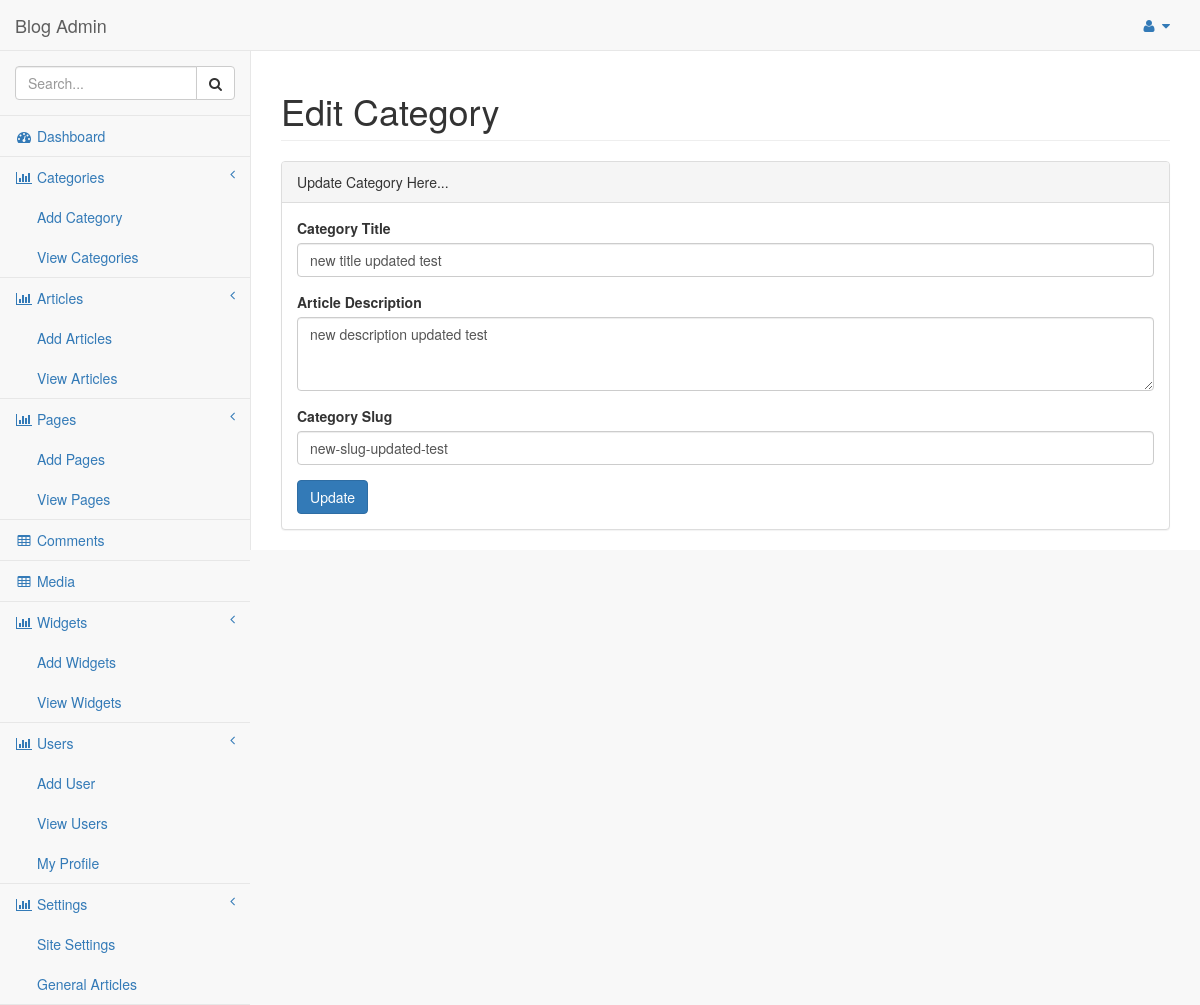
Page /index.php/admin/EditCategory/3 on the committed database.
### tables this page shows
CREATE TABLE `categories` (
  `id` int(11) NOT NULL,
  `title` varchar(255) NOT NULL,
  `description` varchar(255) NOT NULL,
  `slug` varchar(255) NOT NULL,
  `created` datetime NOT NULL DEFAULT current_timestamp(),
  `updated` datetime NOT NULL DEFAULT current_timestamp()
);

### application/controllers/Admin.php (called while the page is built, shortened)
<?php
class Admin extends CI_Controller {
	public function EditCategory($id){
		$this->load->model('admin_model');
		$data['category'] = $this->admin_model->selectCategory($id);
		$this->load->view('admin/templates/header');
		$this->load->view('admin/templates/navigation');
		$this->load->view('admin/edit-category', $data);
		$this->load->view('admin/templates/footer');
	}
}

### index.php (called while the page is built, shortened)
<?php
require_once BASEPATH.'core/CodeIgniter.php';

### application/models/Admin_model.php (called while the page is built, shortened)
<?php
class Admin_model extends CI_Model {
	public function selectCategory($id){
		$query = $this->db->get_where('categories', array('id' => $id));
		return $query->row_array();
	}
}

### application/views/admin/edit-category.php (the view, shortened to what this page needs)
<div id="page-wrapper" style="min-height: 345px;">
    <div class="row">
        <div class="col-lg-12">
            <h1 class="page-header">Edit Category</h1>
        </div>
    </div>
    <div class="row">
        <div class="col-lg-12">
            <div class="panel panel-default">
                <div class="panel-heading">
                    Update Category Here...
                </div>
                <div class="panel-body">
                    <div class="row">
                        <div class="col-lg-12">
                            <?php
                            $attributes = array('role' => 'form');
                            echo form_open('Admin/UpdateCategory', $attributes); ?>
                                <div class="form-group">
                                    <label>Category Title</label>
                                    <input name="title" class="form-control" placeholder="Enter Article Title" value="<?php echo $category['title']; ?>">
                                </div>
                                <div class="form-group">
                                    <label>Article Description</label>
                                    <textarea name="description" class="form-control" rows="3"><?php echo $category['description']; ?></textarea>
                                </div>
                                <div class="form-group">
                                    <label>Category Slug</label>
                                    <input name="slug" class="form-control" placeholder="Enter Category Slug Here" value="<?php echo $category['slug']; ?>">
                                </div>
                                <input type="submit" class="btn btn-primary" value="Update" />
                            </form>
                        </div>
                </div>
            </div>
        </div>
    </div>
</div>

### rows in the picture
categories: title "new title updated test", description "new description updated test", slug "new-slug-updated-test"
